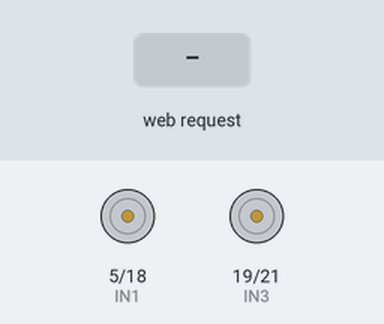
Bench run of a sketch on a simulated ESP32. Parts: motor-driver pin pairs drawn as motors (green arrow = first pin HIGH = forward, orange = second pin HIGH = backward, longer = more drive). Inputs (shaded band) come from the test bench. WiFi joins after 1.5 s; servers stay silent unless stated; what the sketch prints to the serial monitor is not drawn.

Above: at 3.2 s.
3.3 s: HTTP request GET /F received
At 4.0 s:
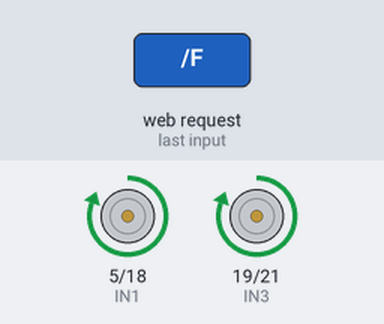
4.8 s: HTTP request GET /B received
At 5.1 s:
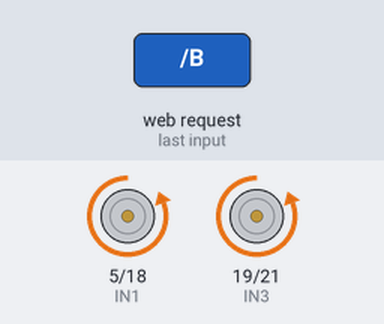
6.3 s: HTTP request GET /L received
At 7.5 s:
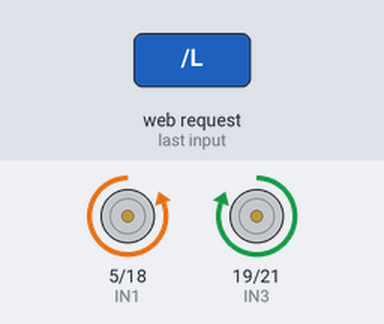
7.8 s: HTTP request GET /R received
At 8.6 s:
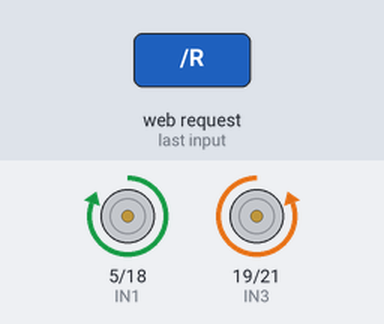
Timing chart, 0 to 10.3 s (numbered marks = the images above; inputs shaded):
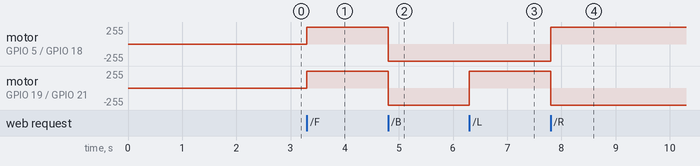

Measured:
- after the input at 3.3 s, motor on GPIO 5 (IN1) / GPIO 18 (IN2), motor on GPIO 19 (IN3) / GPIO 21 (IN4): stopped → forward 255/255 at once
- after the input at 4.8 s, motor on GPIO 5 (IN1) / GPIO 18 (IN2), motor on GPIO 19 (IN3) / GPIO 21 (IN4): forward 255/255 → backward 255/255 at once
- after the input at 6.3 s, motor on GPIO 19 (IN3) / GPIO 21 (IN4): backward 255/255 → forward 255/255 at once
- after the input at 7.8 s, motor on GPIO 5 (IN1) / GPIO 18 (IN2): backward 255/255 → forward 255/255 at once; motor on GPIO 19 (IN3) / GPIO 21 (IN4): forward 255/255 → backward 255/255 at once

The sketch:

robot_car.ino
```cpp
#include <WiFi.h>

const char* ssid = "vivo V60e";
const char* password = "9106038009";

WiFiServer server(80);

// Motor pins
int IN1 = 5;
int IN2 = 18;
int IN3 = 19;
int IN4 = 21;

void setup() {
  Serial.begin(115200);

  pinMode(IN1, OUTPUT);
  pinMode(IN2, OUTPUT);
  pinMode(IN3, OUTPUT);
  pinMode(IN4, OUTPUT);

  WiFi.begin(ssid, password);

  Serial.print("Connecting to WiFi");

  while (WiFi.status() != WL_CONNECTED) {
    delay(1000);
    Serial.print(".");
  }

  Serial.println("\nConnected!");
  Serial.print("IP Address: ");
  Serial.println(WiFi.localIP());

  server.begin();
}

void loop() {
  WiFiClient client = server.available();

  if (client) {
    Serial.println("Client Connected");

    // Wait until data is available
    while (!client.available()) {
      delay(1);
    }

    // Read first line of request
    String request = client.readStringUntil('\n');
    Serial.println(request);

    // Send response
    client.println("HTTP/1.1 200 OK");
    client.println("Content-type:text/html");
    client.println();
    client.println("OK");

    // COMMAND CHECK (VERY IMPORTANT)
    if (request.indexOf("GET /F") != -1) {
      Serial.println("FORWARD");
      forward();
    }
    else if (request.indexOf("GET /B") != -1) {
      Serial.println("BACKWARD");
      backward();
    }
    else if (request.indexOf("GET /L") != -1) {
      Serial.println("LEFT");
      left();
    }
    else if (request.indexOf("GET /R") != -1) {
      Serial.println("RIGHT");
      right();
    }
    else if (request.indexOf("GET /S") != -1) {
      Serial.println("STOP");
      stopCar();
    }

    delay(1);
    client.stop();
    Serial.println("Client Disconnected");
  }
}

void forward() {
  Serial.println("FORWARD");
  digitalWrite(IN1, HIGH);
  digitalWrite(IN2, LOW);
  digitalWrite(IN3, HIGH);
  digitalWrite(IN4, LOW);
}

void backward() {
  Serial.println("BACKWARD");
  digitalWrite(IN1, LOW);
  digitalWrite(IN2, HIGH);
  digitalWrite(IN3, LOW);
  digitalWrite(IN4, HIGH);
}

void left() {
  Serial.println("LEFT");
  digitalWrite(IN1, LOW);
  digitalWrite(IN2, HIGH);
  digitalWrite(IN3, HIGH);
  digitalWrite(IN4, LOW);
}

void right() {
  Serial.println("RIGHT");
  digitalWrite(IN1, HIGH);
  digitalWrite(IN2, LOW);
  digitalWrite(IN3, LOW);
  digitalWrite(IN4, HIGH);
}

void stopCar() {
  Serial.println("STOP");
  digitalWrite(IN1, LOW);
  digitalWrite(IN2, LOW);
  digitalWrite(IN3, LOW);
  digitalWrite(IN4, LOW);
}
```
